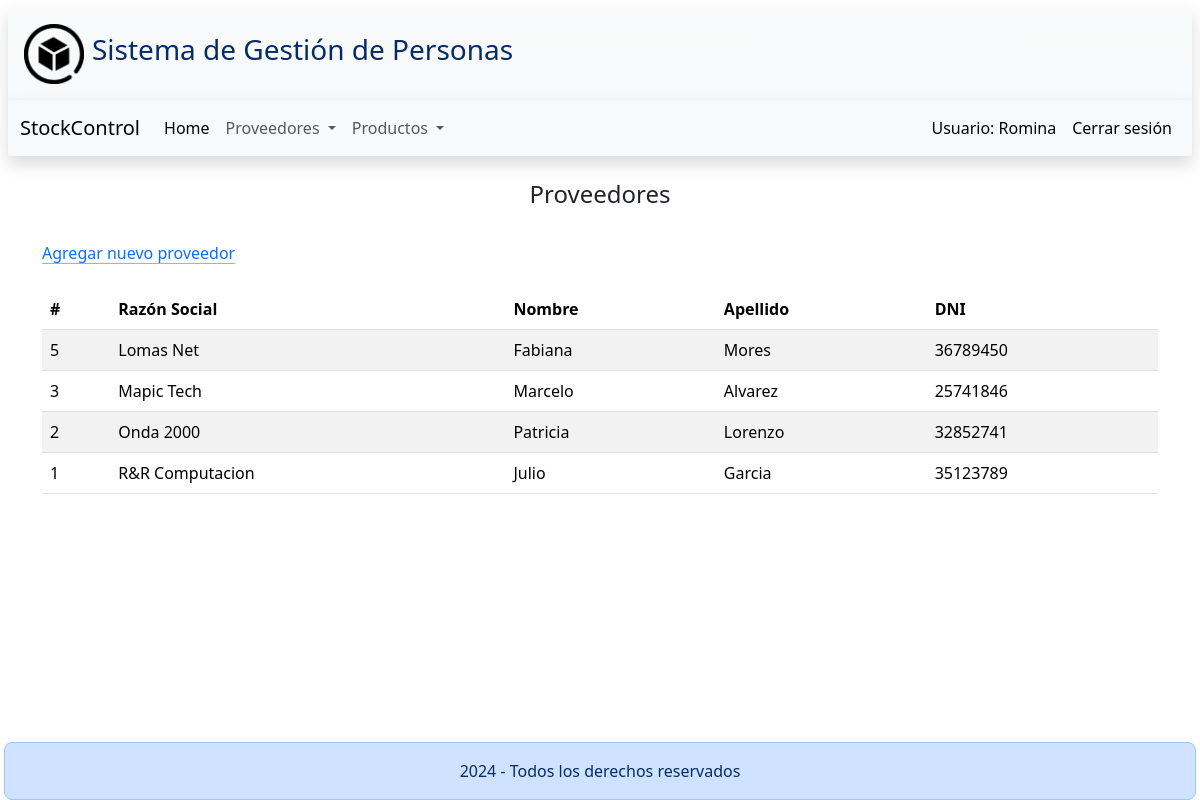
Page /compra/listado-proveedores/ (signed in) on the committed database.
### usuario/models.py (models this page shows)
class Usuario(AbstractUser):
    class Meta:
        db_table = 'auth_user'

### compra/models.py (models this page shows, shortened)
class Proveedor(models.Model):
    razon_social = models.CharField(max_length = 100)
    nombre = models.CharField(max_length = 50)
    apellido = models.CharField(max_length = 50)
    dni = models.IntegerField(blank = False)
    class Meta:
        ordering = ('razon_social',)

### compra/views.py (the view)
# urls.py: path('listado-proveedores/', listar_proveedores, name = 'listado-proveedores'),
@login_required
def listar_proveedores(request):
    proveedores = Proveedor.objects.all()
    return render(request, 'compra/listado-proveedores.html', {'proveedores': proveedores})

### compra/templates/compra/listado-proveedores.html
{% extends 'base/index.html' %}
{% block contenido %}
<div class="container">
    <h4 class="text-center p-4">Proveedores</h4>
    <a class="icon-link" href="{% url 'alta-proveedor' %}">
        Agregar nuevo proveedor
    </a>
    <table class='table table-striped mt-4'>
        <thead>
            <tr>
                <th scope="col">#</th>
                <th scope="col">Razón Social</th>
                <th scope="col">Nombre</th>
                <th scope="col">Apellido</th>
                <th scope="col">DNI</th>
            </tr>
        </thead>
        <tbody>
            {% for proveedor in proveedores %}
            <tr>
                <td>{{ proveedor.id }}</td>
                <td>{{ proveedor.razon_social }}</td>
                <td>{{ proveedor.nombre }}</td>
                <td>{{ proveedor.apellido }}</td>
                <td>{{ proveedor.dni }}</td>
            </tr>
            {% endfor %}
        </tbody>
    </table>
</div>
{% endblock%}

### templates/base/index.html (shortened to what this page needs)
{% load static %}
<!DOCTYPE html>
<html lang='es-ar'>
<head>
    <link href="https://cdn.jsdelivr.net/npm/bootstrap@5.3.3/dist/css/bootstrap.min.css" rel="stylesheet"
>
</head>
<body>
    <div class="m-2 pb-4">
        <header class='p-3 bg-light bg-gradient text-primary-emphasis d-flex align-items-center shadow'>
            <img src="{% static 'imagenes/foto1.png' %}" alt='logo' style="width: 60px;">
            <h3 class="p-2">Sistema de Gestión de Personas</h3>
        </header>
        <nav class="navbar navbar-expand-lg bg-body-tertiary shadow sticky-top">
            <div class="container-fluid">
                <a class="navbar-brand" href="#">StockControl</a>
                <div class="collapse navbar-collapse" id="navbarNavDropdown">
                    <ul class="navbar-nav">
                        <li class="nav-item">
                            <a class="nav-link active" aria-current="page" href="{% url 'index' %}">Home</a>
                        </li>
                        {% if user.is_authenticated %}
                        <li class="nav-item dropdown">
                            <a class="nav-link dropdown-toggle" href="#" role="button" data-bs-toggle="dropdown"
                                aria-expanded="false">
                                Proveedores
                            </a>
                        </li>
                        <li class="nav-item dropdown">
                            <a class="nav-link dropdown-toggle" href="#" role="button" data-bs-toggle="dropdown"
                                aria-expanded="false">
                                Productos
                            </a>
                        </li>
                        {% endif%}
                    </ul>
                    <ul class="navbar-nav ms-auto">
                        <li class="nav-item">
                            <div class='d-flex'>
                                {% if user.is_authenticated %}
                                <a class="nav-link active"> Usuario: {{ user.username }}</a>
                                <a class="nav-link active" href="{% url 'logout' %}">Cerrar sesión</a>
                                {% endif %}
                            </div>
                        </li>
                    </ul>
                </div>
            </div>
        </nav>
        <main style="padding-bottom: 100px;">
            {% block contenido %}
            {% endblock %}
        </main>
        <footer class="fixed-bottom mx-1">
            <div
                class=" mt-5 p-3 text-primary-emphasis bg-primary-subtle border border-primary-subtle rounded-3 text-center">
                2024 - Todos los derechos reservados
        </footer>
    </div>
</body>
</html>

### rows in the picture
Proveedor: id "5", razon_social "Lomas Net", nombre "Fabiana", apellido "Mores", dni "36789450"
Proveedor: id "3", razon_social "Mapic Tech", nombre "Marcelo", apellido "Alvarez", dni "25741846"
Proveedor: id "2", razon_social "Onda 2000", nombre "Patricia", apellido "Lorenzo", dni "32852741"
Proveedor: id "1", razon_social "R&R Computacion", nombre "Julio", apellido "Garcia", dni "35123789"

### other values in the picture
{{ user.username }} "Romina"
